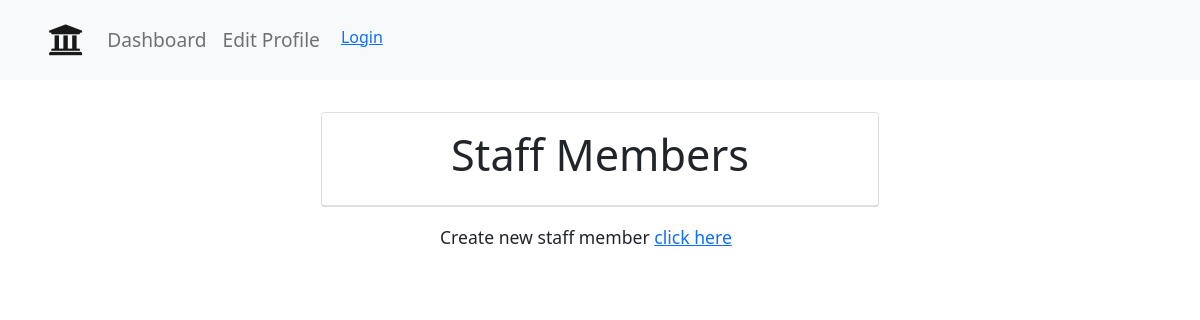
/staff-members-list, run on an earlier commit of the app's database.
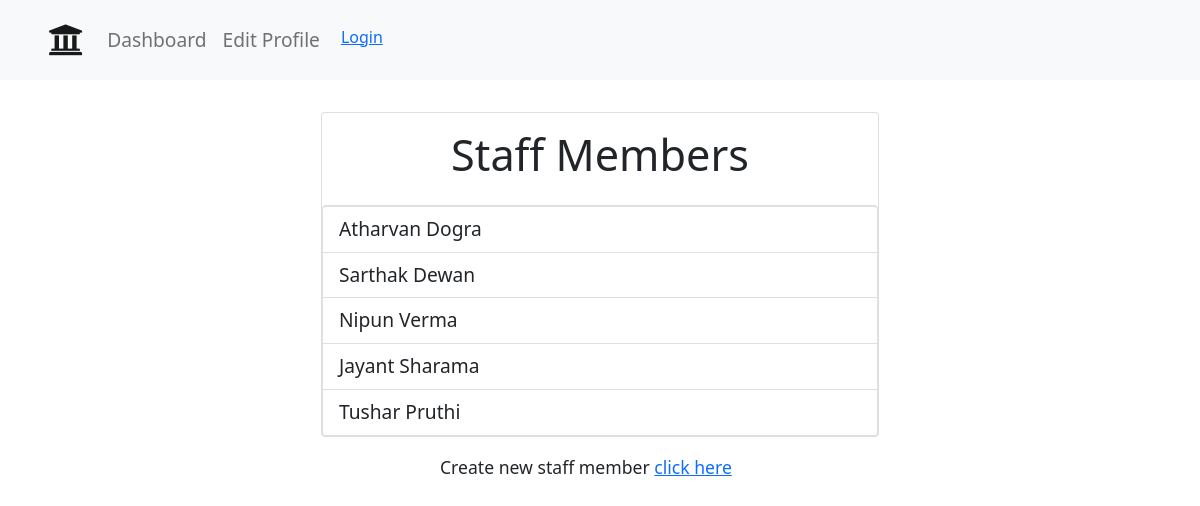
And on a later commit of the database.
### main/models.py (models this page shows, shortened)
class Staff(models.Model):
    name=models.CharField(max_length=100)
    mobile_number=models.IntegerField()
    email=models.EmailField()
    category=models.ForeignKey('Category',on_delete=CASCADE)
    designation=models.ForeignKey('Designation',on_delete=CASCADE)
    agency = models.ForeignKey('Agency',on_delete=CASCADE)

### main/views.py (the view)
# urls.py: path('staff-members-list', views.adminStaff, name='adminStaff'),
def adminStaff(request):
	staffs = Staff.objects.all()
	return render(request, "admin/adminStaffs.html", {"staffs":staffs})

### templates/admin/adminStaffs.html (shortened to what this page needs)
{% extends 'base.html' %}
{% load static %}
{% block body %}
{% include 'navbar.html' with user=user %}
<div class="container">
    <div class="card custom-card-list">
    <h2>Staff Members</h2>
    <ul class="list-group">
        {% for staff in staffs %}
        <li class="list-group-item">{{staff.name}}</li>
        {% endfor %}
    </ul>
    </div>
    </div>
    <div class="new-user-form">
        <h6>Create new staff member <a href="#">click here</a></h6>
    </div>
{% endblock body %}

### templates/base.html (shortened to what this page needs)
{% load static %}
<html lang="en">
<head>
    <link rel="stylesheet" href="https://cdn.jsdelivr.net/npm/bootstrap@5.1.3/dist/css/bootstrap.min.css">
    <link rel="stylesheet" href="https://pro.fontawesome.com/releases/v5.10.0/css/all.css"/>
    <link rel="stylesheet" href="{% static 'styles/base.css' %}">
</head>
<body>
    {% block body %}{% endblock %}
</body>
</html>

### templates/navbar.html (shortened to what this page needs)
{% extends "base.html" %}
{% block body %}
<nav class="navbar navbar-expand-lg navbar-light bg-light">
    <a class="navbar-brand" href="{% url 'main:home' %}"><i class="fas fa-university"></i></a>
    <div class="collapse navbar-collapse" id="navbarNav">
      <ul class="navbar-nav">
        <li class="nav-item">
          <a class="nav-link nav_text" href="{% url 'main:home' %}">Dashboard</a>
        </li>
        <li class="nav-item">
          <a class="nav-link nav_text" href="#">Edit Profile</a>
        </li>
        {% if user.is_authenticated %}
          <li class="nav-link nav_text">Hi {{ user.username }}</li>
          <li class="nav-link"><a href="{% url 'main:logout' %}">Logout</a></li>
        {% else %}
          <li class="nav-item"><button class="btn"><a href="{% url 'main:login' %}">Login</a></button></li>
        {% endif %}
      </ul>
    </div>
</nav>
  {% endblock %}

### static/styles/base.css (style rules this page uses)
.card { margin-top: 2rem; }
.navbar { padding: 0 3rem; height: 80px; }
.fa-university { font-size: 2.2rem; }
.nav_text { font-size: 1.2rem; }
.custom-card-list { width: 50%; left: 50%; transform: translate(-50%); }
.custom-card-list .list-group-item { font-size: 1.2rem; }
.custom-card-list h2 { text-align: center; font-size: 2.7rem; padding: 1rem; }
.new-user-form { width: 30%; margin: 0 auto; padding: 20px; }
.new-user-form h6 { font-size: 1.1rem; }

What changed in the data, as far as the page shows it:
added Staff: name "Atharvan Dogra"
added Staff: name "Sarthak Dewan"
added Staff: name "Nipun Verma"
added Staff: name "Jayant Sharama"
added Staff: name "Tushar Pruthi"
